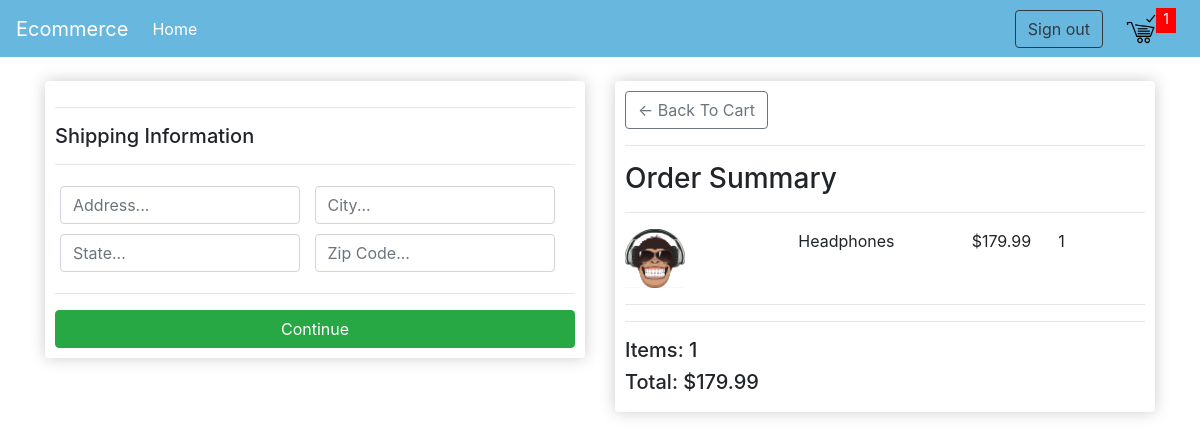
Screenshot of /checkout/ (signed in) with the database file from the repository.
### store/models.py (models this page shows, shortened)
class OrderItem (models.Model):
	product    = models.ForeignKey (Product, on_delete = models.SET_NULL ,null = True, blank = True)
	order      = models.ForeignKey (Order, on_delete = models.SET_NULL ,null = True, blank = True)
	quantity   = models.IntegerField (default = 0, null = True, blank = True)
	date_added = models.DateTimeField (auto_now_add = True)

class Product (models.Model):
	name    = models.CharField (max_length = 200, null = True)
	price   = models.DecimalField(max_digits=10, decimal_places=2)
	digital = models.BooleanField (default = False, blank = True)
	image   = models.ImageField(default= 'images/product.png', blank = True)

### store/views.py (the view)
# urls.py: path('checkout/', views.checkout, name='checkout'),
def checkout(request):
	context  = cart_total(request)
	return render (request,'store/checkout.html', context)

### store/utils.py (called while the page is built, shortened)
def cart_total(request):
	orderitems = []
	total_quantity = 0
	total_price = 0
	shipping = False
	if request.user.is_authenticated:
		customer = request.user.customer
		order, created = Order.objects.get_or_create(customer = customer, complete = False)
		orderitems = OrderItem.objects.filter(order=order)
		for item in orderitems:
			total_quantity += item.quantity
		for item in orderitems:
			if item.product.digital == False:
				shipping = True
				break
		for item in orderitems:
			total_price += item.quantity * item.product.price
	return {"orderitems": orderitems,"total_quantity": total_quantity, "total_price": total_price, "shipping": shipping}

### store/templates/store/checkout.html (shortened to what this page needs)
{% extends 'store/main.html' %}
{% load static %}
{% block body %}
<div class="row">
	<div class="col-lg-6">
		<div class="box-element" id="name-address">
			<form id="form">
				<div id="shipping-info">
					<hr>
					<h5>Shipping Information</h5>
					<hr>
					<div class="form-field">
						<input class="form-control" type="text" name="address" placeholder="Address..."></input>
					</div>
					<div class="form-field">
						<input class="form-control" type="text" name="city" placeholder="City..."></input>
					</div>
					<div class="form-field">
						<input class="form-control" type="text" name="state" placeholder="State..."></input>
					</div>
					<div class="form-field">
						<input class="form-control" type="text" name="zipcode" placeholder="Zip Code..."></input>
					</div>
				</div>
				<hr>
				<input class="btn btn-success btn-block" id="form-button" type="submit" value="Continue"></input>
			</form>
		</div>
		<br>
	</div>
	<div class="col-lg-6">
		<div class="box-element">
			<a class="btn btn-outline-secondary" href="{% url 'cart' %}">&#8592; Back To Cart</a>
			<hr>
			<h3>Order Summary</h3>
			<hr>
			{% for item in orderitems %}
			<div style="display:flex;">
				<div style="flex:2"><img style="width: 60px; display:inline;" src="{{ item.product.image.url }}"></div>
				<div style="flex:2">{{ item.product.name }}</div>
				<div style="flex:1">${{ item.product.price }}</div>
				<div style="flex:1">{{ item.quantity }}</div>
			</div>
			<hr>
			{% endfor %}
			<hr>
			<h5>Items: {{ total_quantity }}</h5>
			<h5>Total: ${{ total_price }}</h5>
		</div>
	</div>
</div>
{% endblock %}

### static/css/main.css (style rules this page uses)
.box-element { box-shadow: hsl(0, 0%, 80%) 0 0 16px; background-color: #fff; border-radius: 4px; padding: 10px; }
.form-field { width:250px; display: inline-block; padding: 5px; }

### rows the page displays
OrderItem: product.image (picture), product.name "Headphones", product.price "179.99", quantity "1"

### other values shown
{{ total_quantity }} "1"
{{ total_price }} "179.99"
